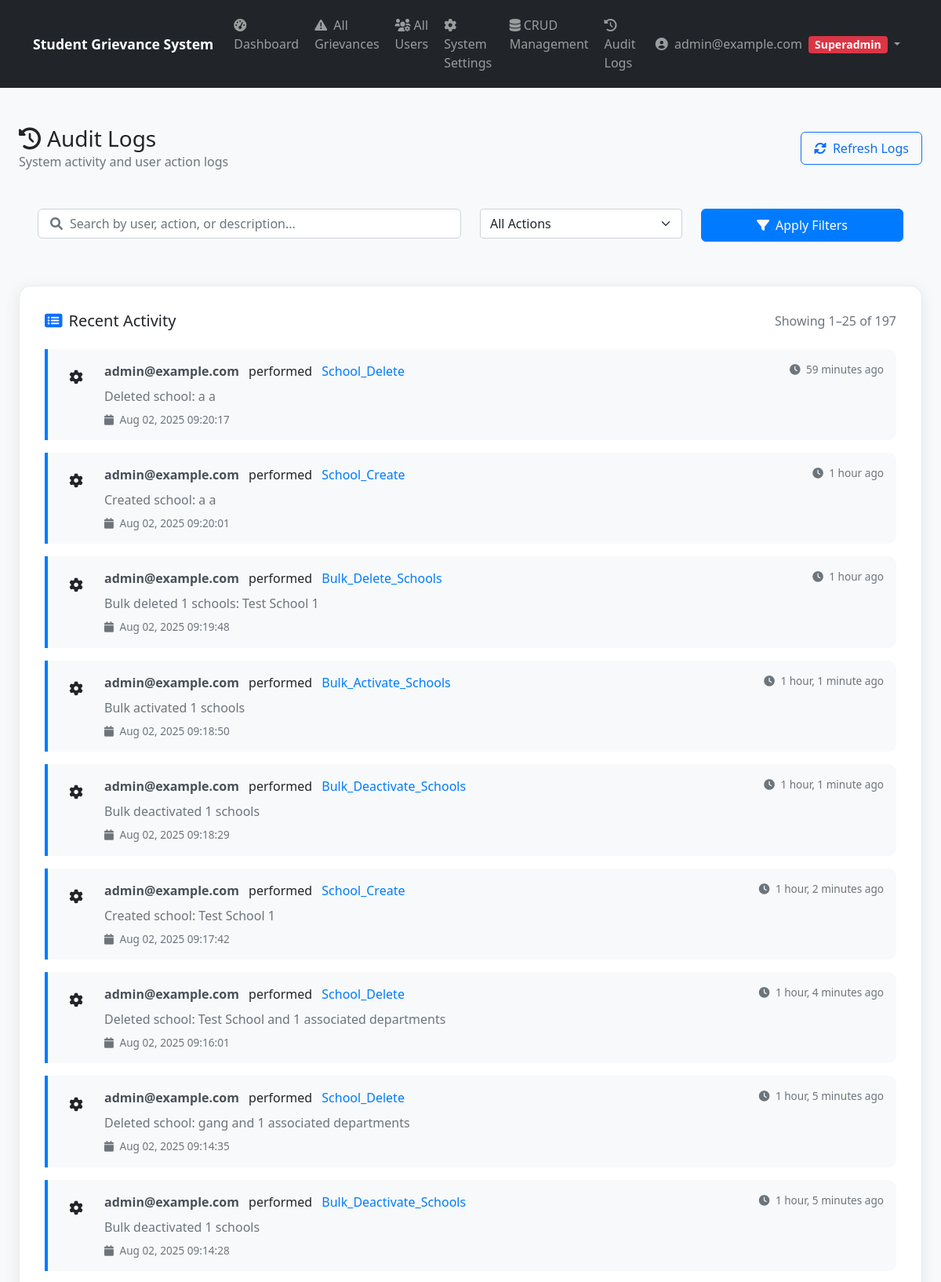
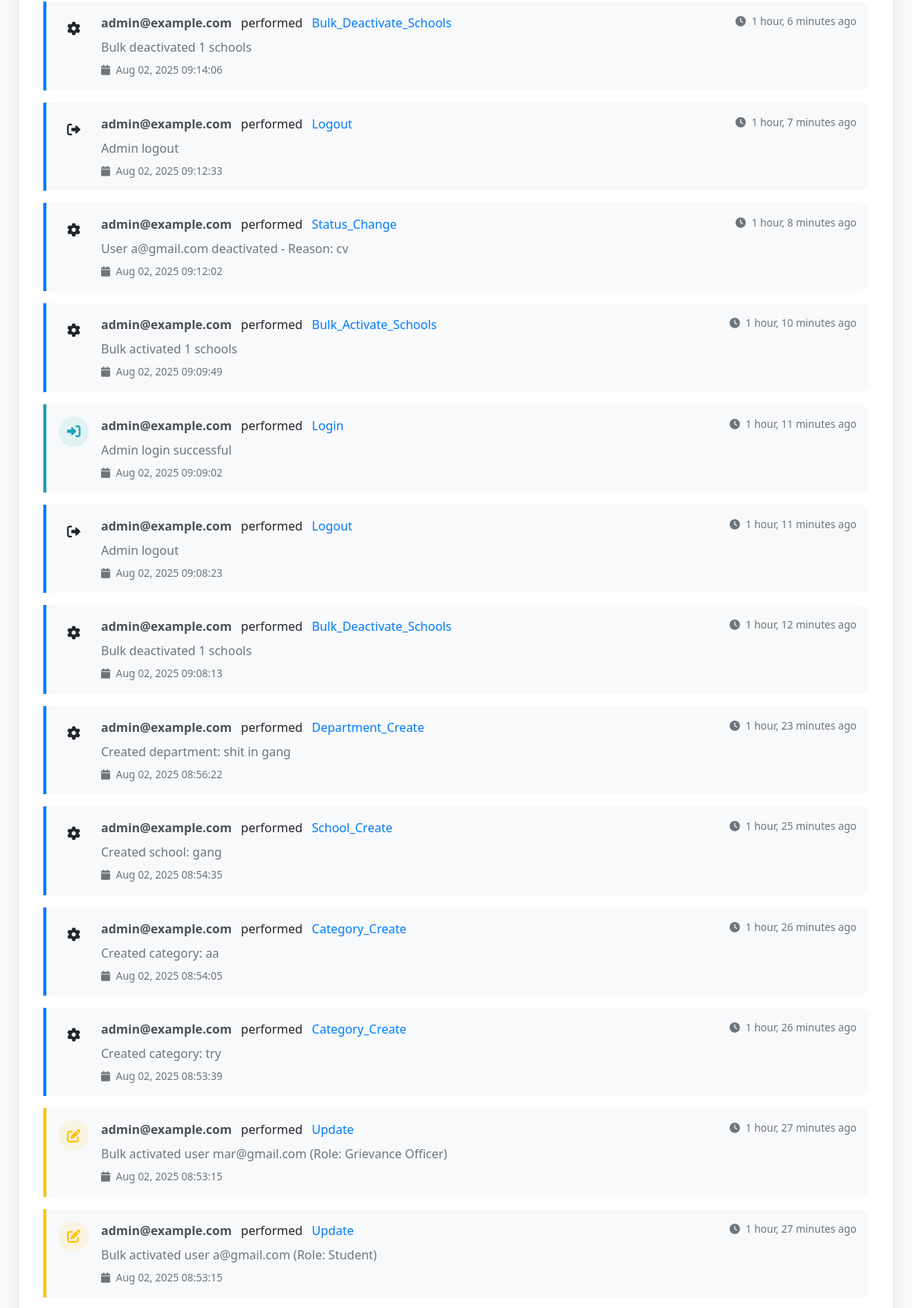
Page /api/admin-panel/audit-logs/ (signed in, upper part) on the committed database (2 pictures, top to bottom).
### apps/authentication/models.py (models this page shows, shortened)
class User(AbstractBaseUser, PermissionsMixin):
    ROLE_CHOICES = [
        ('student', 'Student'),
        ('admin', 'Admin'),
        ('superadmin', 'Super Admin'),
        ('officer', 'Grievance Officer'),
    ]
    email = models.EmailField(unique=True)  # STRING - Unique email address
    role = models.CharField(max_length=20, choices=ROLE_CHOICES, default='student')  # STRING - User role (e.g., 'student')
    created_at = models.DateTimeField(auto_now_add=True)  # DATETIME - Timestamp of registration
    is_active = models.BooleanField(default=True)
    is_staff = models.BooleanField(default=False)
    is_email_verified = models.BooleanField(default=False)
    deactivation_reason = models.TextField(blank=True, null=True, help_text="Reason for account deactivation")
    objects = UserManager()
    USERNAME_FIELD = 'email'
    REQUIRED_FIELDS = []
    def get_display_name(self):
        if hasattr(self, 'student_profile') and self.student_profile.name:
            return self.student_profile.name
        return self.email
    @property
    def is_student(self):
        return self.role == 'student'
    @property
    def is_admin(self):
        return self.role in ['admin', 'superadmin', 'officer']
    @property
    def is_superadmin(self):
        return self.role == 'superadmin'

### apps/grievances/models.py (models this page shows, shortened)
class AuditLog(models.Model):
    ACTION_TYPES = [
        ('create', 'Create'),
        ('update', 'Update'),
        ('delete', 'Delete'),
        ('assign', 'Assign'),
        ('status_change', 'Status Change'),
        ('comment', 'Comment'),
        ('login', 'Login'),
        ('logout', 'Logout'),
    ]
    id = models.UUIDField(primary_key=True, default=uuid.uuid4, editable=False)
    user = models.ForeignKey(settings.AUTH_USER_MODEL, on_delete=models.SET_NULL, null=True, blank=True)
    action = models.CharField(max_length=20, choices=ACTION_TYPES)
    target_model = models.CharField(max_length=50)  # Model name
    target_id = models.CharField(max_length=100)  # ID of affected object
    description = models.TextField()
    ip_address = models.GenericIPAddressField(null=True, blank=True)
    user_agent = models.TextField(blank=True, null=True)
    timestamp = models.DateTimeField(auto_now_add=True)
    class Meta:
        ordering = ['-timestamp']

### apps/admin_panel/views.py (the view, shortened to what this page needs)
# urls.py: path('audit-logs/', views.audit_logs_view, name='audit_logs'),
@login_required
def audit_logs_view(request):
    if not can_view_audit_logs(request.user):
        messages.error(request, 'Access denied - Superadmin privileges required for audit logs')
        return redirect('admin_panel:dashboard')
    logs = AuditLog.objects.select_related('user').order_by('-timestamp')
    action_filter = request.GET.get('action')
    user_filter = request.GET.get('user')
    date_from = request.GET.get('date_from')
    date_to = request.GET.get('date_to')
    search_query = request.GET.get('search', '').strip()
    if action_filter:
        logs = logs.filter(action=action_filter)
    if user_filter:
        logs = logs.filter(user__email__icontains=user_filter)
    if search_query:
        logs = logs.filter(
            Q(description__icontains=search_query) |
            Q(target_model__icontains=search_query) |
            Q(user__email__icontains=search_query)
        )
    action_types = AuditLog.objects.values_list('action', flat=True).distinct().order_by('action')
    admin_users = AuditLog.objects.select_related('user').values(
        'user__email'
    ).distinct().order_by('user__email')[:20]
    paginator = Paginator(logs, 25)
    page_number = request.GET.get('page')
    audit_logs = paginator.get_page(page_number)
    total_logs = AuditLog.objects.count()
    today_logs = AuditLog.objects.filter(timestamp__date=timezone.now().date()).count()
    action_stats = AuditLog.objects.values('action').annotate(
        count=Count('action')
    ).order_by('-count')[:5]
    context = {
        'audit_logs': audit_logs,
        'action_types': action_types,
        'admin_users': admin_users,
        'total_logs': total_logs,
        'today_logs': today_logs,
        'action_stats': action_stats,
        'filters': {
            'action': action_filter,
            'user': user_filter,
            'date_from': date_from,
            'date_to': date_to,
            'search': search_query,
        }
    }
    return render(request, 'admin_panel/audit_logs.html', context)

### templates/admin_panel/audit_logs.html (shortened to what this page needs)
{% extends 'base.html' %}
{% load static %}
{% block content %}
<div class="container-fluid py-4">
    <div class="row mb-4">
        <div class="col-12">
            <div class="d-flex justify-content-between align-items-center">
                <div>
                    <h1 class="h3 mb-0 text-gray-800">
                        <i class="fas fa-history me-2"></i>Audit Logs
                    </h1>
                    <p class="text-muted mb-0">System activity and user action logs</p>
                </div>
                <div>
                    <button class="btn btn-outline-primary" onclick="location.reload()">
                        <i class="fas fa-sync-alt me-2"></i>Refresh Logs
                    </button>
                </div>
            </div>
        </div>
    </div>
    <div class="filter-section">
        <form method="GET" class="row g-3">
            <div class="col-md-6">
                <div class="search-box">
                    <i class="fas fa-search"></i>
                    <input type="text" class="form-control" name="search"
                           placeholder="Search by user, action, or description..."
                           value="{{ request.GET.search }}">
                </div>
            </div>
            <div class="col-md-3">
                <select class="form-select" name="action">
                    <option value="">All Actions</option>
                </select>
            </div>
            <div class="col-md-3">
                <button type="submit" class="btn btn-primary w-100">
                    <i class="fas fa-filter me-2"></i>Apply Filters
                </button>
            </div>
        </form>
    </div>
    <div class="row">
        <div class="col-12">
            <div class="audit-card">
                <div class="d-flex justify-content-between align-items-center mb-4">
                    <h5 class="card-title mb-0">
                        <i class="fas fa-list-alt me-2 text-primary"></i>Recent Activity
                    </h5>
                    {% if audit_logs %}
                    <div class="text-muted">
                        Showing {{ audit_logs.start_index }}–{{ audit_logs.end_index }} of {{ audit_logs.paginator.count }}
                    </div>
                    {% endif %}
                </div>
                {% if audit_logs %}
                <div class="audit-logs-container">
                    {% for log in audit_logs %}
                    <div class="audit-item {{ log.action|lower }}">
                        <div class="d-flex align-items-start">
                            <div class="action-icon {{ log.action|lower|default:'default' }}">
                                {% if log.action|lower == 'create' %}
                                    <i class="fas fa-plus"></i>
                                {% elif log.action|lower == 'update' %}
                                    <i class="fas fa-edit"></i>
                                {% elif log.action|lower == 'delete' %}
                                    <i class="fas fa-trash"></i>
                                {% elif log.action|lower == 'login' %}
                                    <i class="fas fa-sign-in-alt"></i>
                                {% elif log.action|lower == 'logout' %}
                                    <i class="fas fa-sign-out-alt"></i>
                                {% else %}
                                    <i class="fas fa-cog"></i>
                                {% endif %}
                            </div>
                            <div class="flex-grow-1">
                                <div class="d-flex justify-content-between align-items-start mb-2">
                                    <div>
                                        <span class="audit-user">{{ log.user.email|default:"System" }}</span>
                                        <span class="mx-2">performed</span>
                                        <span class="audit-action">{{ log.action|title }}</span>
                                    </div>
                                    <span class="audit-time">
                                        <i class="fas fa-clock me-1"></i>
                                        {{ log.timestamp|timesince }} ago
                                    </span>
                                </div>
                                {% if log.description %}
                                <div class="audit-description">
                                    {{ log.description }}
                                </div>
                                {% endif %}
                                <div class="audit-time mt-2">
                                    <i class="fas fa-calendar me-1"></i>
                                    {{ log.timestamp|date:"M d, Y H:i:s" }}
                                </div>
                            </div>
                        </div>
                    </div>
                    {% endfor %}
                </div>
                {% else %}
                <div class="text-center py-5">
                    <i class="fas fa-history fa-3x text-muted mb-3"></i>
                    <h6 class="text-muted">No audit logs available</h6>
                    <p class="text-muted small">System activities will appear here once they are recorded</p>
                </div>
                {% endif %}
            </div>
        </div>
    </div>
</div>
{% endblock %}

### templates/base.html (shortened to what this page needs)
{% load static %}
<!DOCTYPE html>
<html lang="en">
<head>
    <link href="https://cdn.jsdelivr.net/npm/bootstrap@5.1.3/dist/css/bootstrap.min.css" rel="stylesheet">
    <link rel="stylesheet" href="https://cdnjs.cloudflare.com/ajax/libs/font-awesome/6.0.0/css/all.min.css">
    <link rel="stylesheet" href="{% static 'css/style.css' %}">
</head>
<body>
    <nav class="navbar navbar-expand-lg navbar-dark bg-dark">
        <div class="container">
            {% if user.is_authenticated %}
                {% if user.is_admin %}
                    <a class="navbar-brand" href="{% url 'admin_panel:dashboard' %}">
                        <span class="d-none d-sm-inline">Student Grievance System</span>
                    </a>
                {% elif user.is_student %}
                    <a class="navbar-brand" href="{% url 'students:dashboard' %}">
                        <i class="fas fa-graduation-cap d-inline d-lg-none me-2"></i>
                        <span class="d-none d-sm-inline">Student Grievance System</span>
                        <span class="d-inline d-sm-none">SGS</span>
                    </a>
                {% else %}
                    <a class="navbar-brand" href="{% url 'authentication:login_view' %}">
                        <i class="fas fa-graduation-cap d-inline d-lg-none me-2"></i>
                        <span class="d-none d-sm-inline">Student Grievance System</span>
                        <span class="d-inline d-sm-none">SGS</span>
                    </a>
                {% endif %}
            {% else %}
                <a class="navbar-brand" href="{% url 'authentication:login_view' %}">
                    <i class="fas fa-graduation-cap d-inline d-lg-none me-2"></i>
                    <span class="d-none d-sm-inline">Student Grievance System</span>
                    <span class="d-inline d-sm-none">SGS</span>
                </a>
            {% endif %}
            {% if user.is_authenticated %}
            <div class="collapse navbar-collapse" id="navbarNav">
            <div class="navbar-nav me-auto">
                {% if user.is_admin or user.is_officer %}
                <a class="nav-link" href="{% url 'admin_panel:dashboard' %}">
                    <i class="fas fa-tachometer-alt me-1"></i>
                    <span class="d-lg-inline d-none">Dashboard</span>
                </a>
                <a class="nav-link" href="{% url 'admin_panel:grievance_list' %}">
                    <i class="fas fa-exclamation-triangle me-1"></i>
                    <span class="d-lg-inline d-none">
                        {% if user_role == 'superadmin' %}All {% elif user_role == 'admin' %}Department {% elif user_role == 'officer' %}My {% endif %}Grievances
                    </span>
                </a>
                {% if user_role == 'superadmin' %}
                    <a class="nav-link d-none d-lg-block" href="{% url 'admin_panel:user_management' %}">
                        <i class="fas fa-users-cog me-1"></i>All Users
                    </a>
                    <a class="nav-link d-none d-lg-block" href="{% url 'admin_panel:system_settings' %}">
                        <i class="fas fa-cog me-1"></i>System Settings
                    </a>
                    <a class="nav-link d-none d-lg-block" href="{% url 'admin_panel:crud_management' %}">
                        <i class="fas fa-database me-1"></i>CRUD Management
                    </a>
                    <a class="nav-link d-none d-lg-block" href="{% url 'admin_panel:audit_logs' %}">
                        <i class="fas fa-history me-1"></i>Audit Logs
                    </a>
                {% endif %}
                {% endif %}
            </div>
            <div class="navbar-nav ms-auto">
                <div class="nav-item dropdown">
                    <a class="nav-link dropdown-toggle" href="#" id="userDropdown" role="button" data-bs-toggle="dropdown" aria-expanded="false">
                        <i class="fas fa-user-circle me-1"></i>
                        <span class="d-none d-sm-inline">{{ user.get_display_name }}</span>
                        {% if user.is_superadmin %}
                            <span class="badge bg-danger ms-1">Superadmin</span>
                        {% elif user.role == 'officer' %}
                            <span class="badge bg-info ms-1">Grievance Officer</span>
                        {% elif user.is_student %}
                            <span class="badge bg-success ms-1">Student</span>
                        {% endif %}
                    </a>
                </div>
            </div>
            </div>
            {% endif %}
        </div>
    </nav>
    <main class="{% if request.resolver_match.app_name == 'admin_panel' %}container-fluid{% else %}container{% endif %} mt-4">
        {% block content %}
        {% endblock %}
    </main>
</body>
</html>

### rows in the picture
User: get_display_name "admin@example.com"
AuditLog: user.email "admin@example.com", action "School_Delete", timestamp "59 minutes", description "Deleted school: a a", timestamp "Aug 02, 2025 09:20:17"
AuditLog: user.email "admin@example.com", action "School_Create", timestamp "1 hour", description "Created school: a a", timestamp "Aug 02, 2025 09:20:01"
AuditLog: user.email "admin@example.com", action "Bulk_Delete_Schools", timestamp "1 hour", description "Bulk deleted 1 schools: Test School 1", timestamp "Aug 02, 2025 09:19:48"
AuditLog: user.email "admin@example.com", action "Bulk_Activate_Schools", timestamp "1 hour, 1 minute", description "Bulk activated 1 schools", timestamp "Aug 02, 2025 09:18:50"
AuditLog: user.email "admin@example.com", action "Bulk_Deactivate_Schools", timestamp "1 hour, 1 minute", description "Bulk deactivated 1 schools", timestamp "Aug 02, 2025 09:18:29"
AuditLog: user.email "admin@example.com", action "School_Create", timestamp "1 hour, 2 minutes", description "Created school: Test School 1", timestamp "Aug 02, 2025 09:17:42"
AuditLog: user.email "admin@example.com", action "School_Delete", timestamp "1 hour, 4 minutes", description "Deleted school: Test School and 1 associated departments", timestamp "Aug 02, 2025 09:16:01"
AuditLog: user.email "admin@example.com", action "School_Delete", timestamp "1 hour, 5 minutes", description "Deleted school: gang and 1 associated departments", timestamp "Aug 02, 2025 09:14:35"
AuditLog: user.email "admin@example.com", action "Bulk_Deactivate_Schools", timestamp "1 hour, 5 minutes", description "Bulk deactivated 1 schools", timestamp "Aug 02, 2025 09:14:28"
AuditLog: user.email "admin@example.com", action "Bulk_Deactivate_Schools", timestamp "1 hour, 6 minutes", description "Bulk deactivated 1 schools", timestamp "Aug 02, 2025 09:14:06"
AuditLog: user.email "admin@example.com", action "Logout", timestamp "1 hour, 7 minutes", description "Admin logout", timestamp "Aug 02, 2025 09:12:33"
AuditLog: user.email "admin@example.com", action "Status_Change", timestamp "1 hour, 8 minutes", description "User a@gmail.com deactivated - Reason: cv", timestamp "Aug 02, 2025 09:12:02"
AuditLog: user.email "admin@example.com", action "Bulk_Activate_Schools", timestamp "1 hour, 10 minutes", description "Bulk activated 1 schools", timestamp "Aug 02, 2025 09:09:49"
AuditLog: user.email "admin@example.com", action "Login", timestamp "1 hour, 11 minutes", description "Admin login successful", timestamp "Aug 02, 2025 09:09:02"
AuditLog: user.email "admin@example.com", action "Logout", timestamp "1 hour, 11 minutes", description "Admin logout", timestamp "Aug 02, 2025 09:08:23"
AuditLog: user.email "admin@example.com", action "Bulk_Deactivate_Schools", timestamp "1 hour, 12 minutes", description "Bulk deactivated 1 schools", timestamp "Aug 02, 2025 09:08:13"
AuditLog: user.email "admin@example.com", action "Department_Create", timestamp "1 hour, 23 minutes", description "Created department: shit in gang", timestamp "Aug 02, 2025 08:56:22"
AuditLog: user.email "admin@example.com", action "School_Create", timestamp "1 hour, 25 minutes", description "Created school: gang", timestamp "Aug 02, 2025 08:54:35"
AuditLog: user.email "admin@example.com", action "Category_Create", timestamp "1 hour, 26 minutes", description "Created category: aa", timestamp "Aug 02, 2025 08:54:05"
AuditLog: user.email "admin@example.com", action "Category_Create", timestamp "1 hour, 26 minutes", description "Created category: try", timestamp "Aug 02, 2025 08:53:39"
AuditLog: user.email "admin@example.com", action "Update", timestamp "1 hour, 27 minutes", description "Bulk activated user mar@gmail.com (Role: Grievance Officer)", timestamp "Aug 02, 2025 08:53:15"
AuditLog: user.email "admin@example.com", action "Update", timestamp "1 hour, 27 minutes", description "Bulk activated user a@gmail.com (Role: Student)", timestamp "Aug 02, 2025 08:53:15"

### other values in the picture
{{ audit_logs.start_index }} "1"
{{ audit_logs.end_index }} "25"
{{ audit_logs.paginator.count }} "197"
